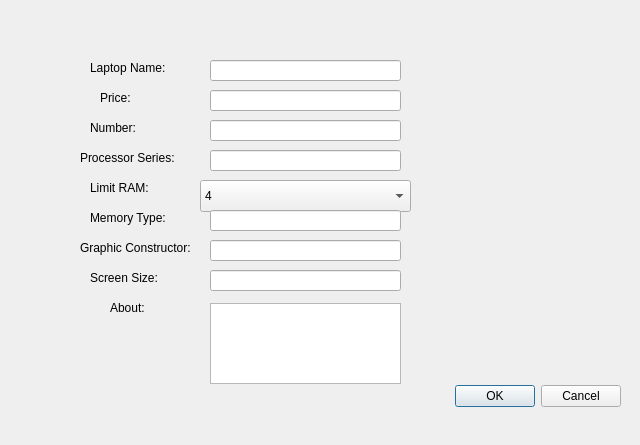
<?xml version="1.0" encoding="UTF-8"?>
<ui version="4.0">
 <class>addLaptop</class>
 <widget class="QDialog" name="addLaptop">
  <property name="geometry">
   <rect>
    <x>0</x>
    <y>0</y>
    <width>640</width>
    <height>445</height>
   </rect>
  </property>
  <property name="windowTitle">
   <string>Dialog</string>
  </property>
  <widget class="QDialogButtonBox" name="buttonBox">
   <property name="geometry">
    <rect>
     <x>280</x>
     <y>380</y>
     <width>341</width>
     <height>32</height>
    </rect>
   </property>
   <property name="orientation">
    <enum>Qt::Horizontal</enum>
   </property>
   <property name="standardButtons">
    <set>QDialogButtonBox::Cancel|QDialogButtonBox::Ok</set>
   </property>
  </widget>
  <widget class="QLabel" name="label">
   <property name="geometry">
    <rect>
     <x>90</x>
     <y>60</y>
     <width>91</width>
     <height>16</height>
    </rect>
   </property>
   <property name="text">
    <string>Laptop Name:</string>
   </property>
  </widget>
  <widget class="QLabel" name="label_2">
   <property name="geometry">
    <rect>
     <x>100</x>
     <y>90</y>
     <width>58</width>
     <height>16</height>
    </rect>
   </property>
   <property name="text">
    <string>Price:</string>
   </property>
  </widget>
  <widget class="QLabel" name="label_3">
   <property name="geometry">
    <rect>
     <x>90</x>
     <y>120</y>
     <width>58</width>
     <height>16</height>
    </rect>
   </property>
   <property name="text">
    <string>Number:</string>
   </property>
  </widget>
  <widget class="QLabel" name="label_4">
   <property name="geometry">
    <rect>
     <x>80</x>
     <y>150</y>
     <width>111</width>
     <height>16</height>
    </rect>
   </property>
   <property name="text">
    <string>Processor Series:</string>
   </property>
  </widget>
  <widget class="QLabel" name="label_5">
   <property name="geometry">
    <rect>
     <x>90</x>
     <y>180</y>
     <width>81</width>
     <height>16</height>
    </rect>
   </property>
   <property name="text">
    <string>Limit RAM:</string>
   </property>
  </widget>
  <widget class="QLabel" name="label_6">
   <property name="geometry">
    <rect>
     <x>90</x>
     <y>210</y>
     <width>91</width>
     <height>16</height>
    </rect>
   </property>
   <property name="text">
    <string>Memory Type:</string>
   </property>
  </widget>
  <widget class="QLabel" name="label_7">
   <property name="geometry">
    <rect>
     <x>80</x>
     <y>240</y>
     <width>131</width>
     <height>16</height>
    </rect>
   </property>
   <property name="text">
    <string>Graphic Constructor:</string>
   </property>
  </widget>
  <widget class="QLabel" name="label_8">
   <property name="geometry">
    <rect>
     <x>90</x>
     <y>270</y>
     <width>101</width>
     <height>16</height>
    </rect>
   </property>
   <property name="text">
    <string>Screen Size:</string>
   </property>
  </widget>
  <widget class="QLabel" name="label_9">
   <property name="geometry">
    <rect>
     <x>110</x>
     <y>300</y>
     <width>58</width>
     <height>16</height>
    </rect>
   </property>
   <property name="text">
    <string>About:</string>
   </property>
  </widget>
  <widget class="QLineEdit" name="lineEdit">
   <property name="geometry">
    <rect>
     <x>210</x>
     <y>60</y>
     <width>191</width>
     <height>21</height>
    </rect>
   </property>
  </widget>
  <widget class="QLineEdit" name="lineEdit_2">
   <property name="geometry">
    <rect>
     <x>210</x>
     <y>90</y>
     <width>191</width>
     <height>21</height>
    </rect>
   </property>
  </widget>
  <widget class="QLineEdit" name="lineEdit_3">
   <property name="geometry">
    <rect>
     <x>210</x>
     <y>120</y>
     <width>191</width>
     <height>21</height>
    </rect>
   </property>
  </widget>
  <widget class="QLineEdit" name="lineEdit_4">
   <property name="geometry">
    <rect>
     <x>210</x>
     <y>150</y>
     <width>191</width>
     <height>21</height>
    </rect>
   </property>
  </widget>
  <widget class="QComboBox" name="comboBox">
   <property name="geometry">
    <rect>
     <x>200</x>
     <y>180</y>
     <width>211</width>
     <height>32</height>
    </rect>
   </property>
   <item>
    <property name="text">
     <string>4</string>
    </property>
   </item>
   <item>
    <property name="text">
     <string>8</string>
    </property>
   </item>
   <item>
    <property name="text">
     <string>16</string>
    </property>
   </item>
   <item>
    <property name="text">
     <string>32</string>
    </property>
   </item>
   <item>
    <property name="text">
     <string>64</string>
    </property>
   </item>
  </widget>
  <widget class="QLineEdit" name="lineEdit_5">
   <property name="geometry">
    <rect>
     <x>210</x>
     <y>210</y>
     <width>191</width>
     <height>21</height>
    </rect>
   </property>
  </widget>
  <widget class="QLineEdit" name="lineEdit_6">
   <property name="geometry">
    <rect>
     <x>210</x>
     <y>240</y>
     <width>191</width>
     <height>21</height>
    </rect>
   </property>
  </widget>
  <widget class="QLineEdit" name="lineEdit_7">
   <property name="geometry">
    <rect>
     <x>210</x>
     <y>270</y>
     <width>191</width>
     <height>21</height>
    </rect>
   </property>
  </widget>
  <widget class="QTextEdit" name="textEdit">
   <property name="geometry">
    <rect>
     <x>210</x>
     <y>303</y>
     <width>191</width>
     <height>81</height>
    </rect>
   </property>
  </widget>
 </widget>
 <resources/>
 <connections>
  <connection>
   <sender>buttonBox</sender>
   <signal>accepted()</signal>
   <receiver>addLaptop</receiver>
   <slot>accept()</slot>
   <hints>
    <hint type="sourcelabel">
     <x>248</x>
     <y>254</y>
    </hint>
    <hint type="destinationlabel">
     <x>157</x>
     <y>274</y>
    </hint>
   </hints>
  </connection>
  <connection>
   <sender>buttonBox</sender>
   <signal>rejected()</signal>
   <receiver>addLaptop</receiver>
   <slot>reject()</slot>
   <hints>
    <hint type="sourcelabel">
     <x>316</x>
     <y>260</y>
    </hint>
    <hint type="destinationlabel">
     <x>286</x>
     <y>274</y>
    </hint>
   </hints>
  </connection>
 </connections>
</ui>
